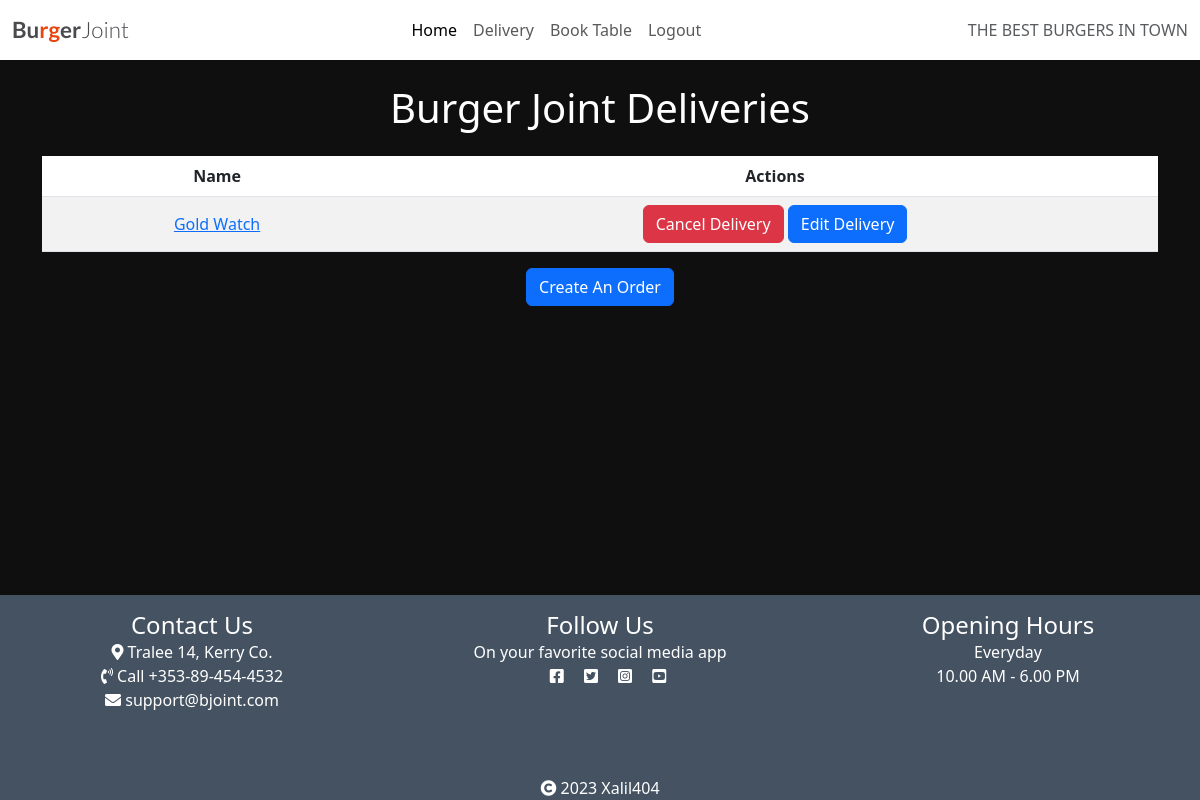
Before: /view_delivery/ (signed in) with the older database file.
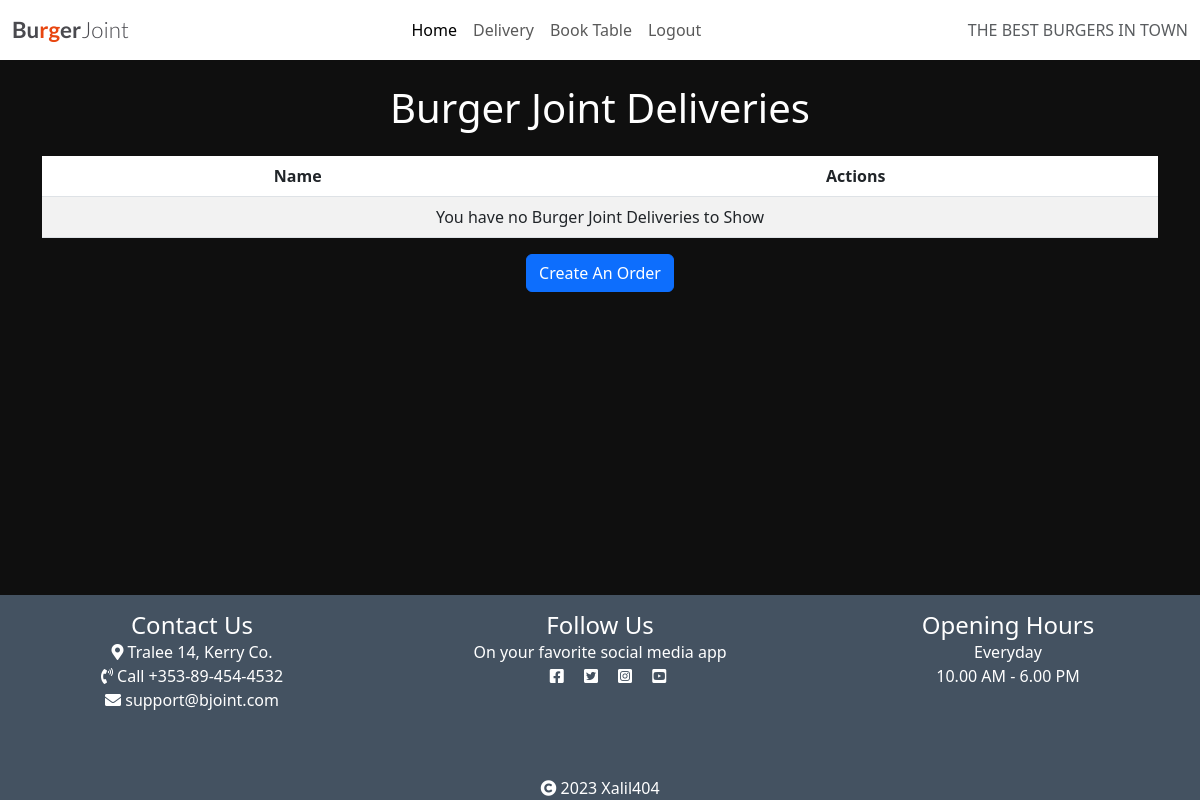
After: the same page with the newer database file.
### Booking_App/models.py (models this page shows, shortened)
class Delivery(models.Model):
    user = models.ForeignKey(User, on_delete=models.CASCADE, default=1)
    name = models.CharField(max_length=50, null=False, blank=False)
    phone_number = models.CharField(max_length=15, null=False, blank=False, default='085 123 3434')
    address = models.TextField(null=False, blank=False)
    city = models.CharField(max_length=50, null=False, blank=False)
    booking_date = models.DateTimeField(
        null=False,
        blank=False,
        default=get_current_date
    )
    meals_desired = models.ManyToManyField(Meal, blank=True)
    additional_information = models.TextField(blank=True, null=True)

### Booking_App/views.py (the view)
# urls.py: path('view_delivery/', view_delivery, name='view_delivery'),
@login_required
def view_delivery(request):
    deliveries = Delivery.objects.filter(user=request.user)
    context = {
        'deliveries': deliveries,
    }
    return render(request, 'view_delivery.html', context)

### templates/view_delivery.html (shortened to what this page needs)
{% extends "base.html" %}
{% block content %}
<div class="container mt-4 text-center">
    <h1 class="mb-4 text-white">Burger Joint Deliveries</h1>
    <table class="table table-striped">
        <thead>
            <tr>
                <th>Name</th>
                <th>Actions</th>
            </tr>
        </thead>
        <tbody>
            {% for delivery in deliveries %}
            <tr>
                <td>
                    <button class="btn btn-link" type="button" data-bs-toggle="collapse"
                        data-bs-target="#delivery{{ delivery.id }}" aria-expanded="false">
                        {{ delivery.name }}
                    </button>
                </td>
                <td>
                    <a class="btn btn-danger delete-delivery" href="#" data-bs-toggle="modal"
                        data-bs-target="#confirmDeleteModal" data-delivery-id="{{ delivery.id }}"
                        data-delete-url="{% url 'delete_delivery' delivery.id %}">Cancel Delivery</a>
                    <a class="btn btn-primary" href="{% url 'edit_delivery' delivery.id %}">Edit Delivery</a>
                </td>
            </tr>
            {% empty %}
            <tr>
                <td colspan="2">You have no Burger Joint Deliveries to Show</td>
            </tr>
            {% endfor %}
        </tbody>
    </table>
    <a class="btn btn-primary" href="/create_delivery">Create An Order</a>
</div>
{% endblock %}

### templates/base.html (shortened to what this page needs)
{% load static %}
<!DOCTYPE html>
<html lang="en" class="h-100">
<head>
    <link rel="stylesheet" href="https://cdnjs.cloudflare.com/ajax/libs/font-awesome/5.15.3/css/all.min.css">
    <link rel="stylesheet" href="{% static 'css/style.css' %}">
    <link href="https://cdn.jsdelivr.net/npm/bootstrap@5.3.0/dist/css/bootstrap.min.css" rel="stylesheet">
</head>
<body class="d-flex flex-column h-100 main-bg">
    <nav class="navbar navbar-expand-lg navbar-light bg-white">
        <div class="container-fluid">
            <a class="navbar-brand" href="{% url 'home' %}"><span class="brand">Bu<span class="red-o">rg</span>er<span
                        class="thin">Joint</span></span></a>
            <div class="collapse navbar-collapse" id="navbarText">
                <ul class="navbar-nav mx-auto mb-2 mb-lg-0 justify-content-center">
                    <li class="nav-item">
                        <a class="nav-link active" aria-current="page" href="{% url 'home' %}">Home</a>
                    </li>
                    <li class="nav-item">
                        <a class="nav-link" href="{% url 'view_delivery' %}">Delivery</a>
                    </li>
                    <li class="nav-item">
                        <a class="nav-link" href="{% url 'booktable' %}">Book Table</a>
                    </li>
                    {% if user.is_authenticated %}
                    <li class="nav-item">
                        <a class="nav-link" href="{% url 'account_logout' %}">Logout</a>
                    </li>
                    {% endif %}
                </ul>
                <span class="navbar-text text-muted">
                    THE BEST BURGERS IN TOWN
                </span>
            </div>
        </div>
    </nav>
    <main class="flex-shrink-0 main-bg">
        {% block content %}{% endblock content %}
    </main>
    <footer class="footer">
        <div class="row py-3 dark-bg">
            <div class="col-md text-center mb-5">
                <h4 class="m-0 text-white">Contact Us</h4>
                <p class="m-0 text-white"><i class="fas fa-map-marker-alt"></i> Tralee 14, Kerry Co.</p>
                <p class="m-0 text-white"><i class="fas fa-phone-volume"></i> Call +353-89-454-4532</p>
                <p class="m-0 text-white"><i class="fas fa-envelope"></i> support@bjoint.com</p>
            </div>
            <div class="col-md text-center mb-5">
                <h4 class="m-0 text-white">Follow Us</h4>
                <p class="m-0 text-white">On your favorite social media app</p>
                <div class="social-icons">
                    <a href="https://www.facebook.com/" target="_blank" rel="noopener"
                        aria-label="visit our facebook page (opens in a new tab)"><i class="fab fa-facebook-square ms-3"
                            style="color: #ffffff;"></i></a>
                    <a href="https://twitter.com/" target="_blank" rel="noopener"
                        aria-label="visit our twitter page (opens in a new tab)"><i class="fab fa-twitter-square ms-3"
                            style="color: #ffffff;"></i></a>
                    <a href="https://www.instagram.com/" target="_blank" rel="noopener"
                        aria-label="visit our instagram page (opens in a new tab)"><i
                            class="fab fa-instagram-square ms-3" style="color: #ffffff;"></i></a>
                    <a href="https://www.youtube.com/" target="_blank" rel="noopener"
                        aria-label="visit our youtube page (opens in a new tab)"><i class="fab fa-youtube-square ms-3"
                            style="color: #ffffff;"></i></a>
                </div>
            </div>
            <div class="col-md text-center mb-5">
                <h4 class="m-0 text-white">Opening Hours</h4>
                <p class="m-0 text-white">Everyday</p>
                <p class="m-0 text-white">10.00 AM - 6.00 PM</p>
            </div>
        </div>
        <div class="text-center dark-bg">
            <p class="m-0 text-white"><i class="fas fa-copyright" style="color: #ffffff;"></i> 2023 Xalil404</p>
        </div>
    </footer>
</body>
</html>

### static/css/style.css (style rules this page uses)
html { height: 100%; }
body { background-color: #F9FAFC; min-height: 100vh; display: flex; flex-direction: column; }
.brand { font-family: Lato, sans-serif; font-size: 1.4rem; font-weight: 700; color: #4A4A4F; }
.red-o { color: #E84610; }
.thin { font-weight: 300; }
.dark-bg { background-color: #445261; }
.main-bg { background-color: #0f0f0f; }
.main-bg { flex: 1; }

Changed rows visible on the page:
removed Delivery: name "Gold Watch"
Other visible differences:
text now shown: "You have no Burger Joint Deliveries to Show"
